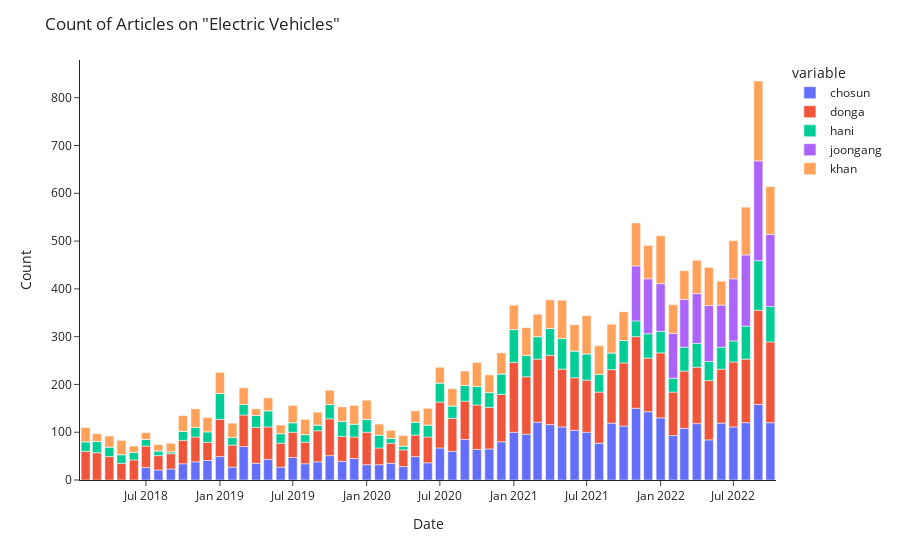

Notebook code for this chart:
### Code cell
fig = px.bar(news, x = 'date',
             y = ['chosun','donga','hani','joongang','khan'])
fig.update_layout(title = 'Count of Articles on "Electric Vehicles"',
                 xaxis_title = 'Date',
                 yaxis_title = 'Count',
                 template = 'simple_white')
fig.show()
